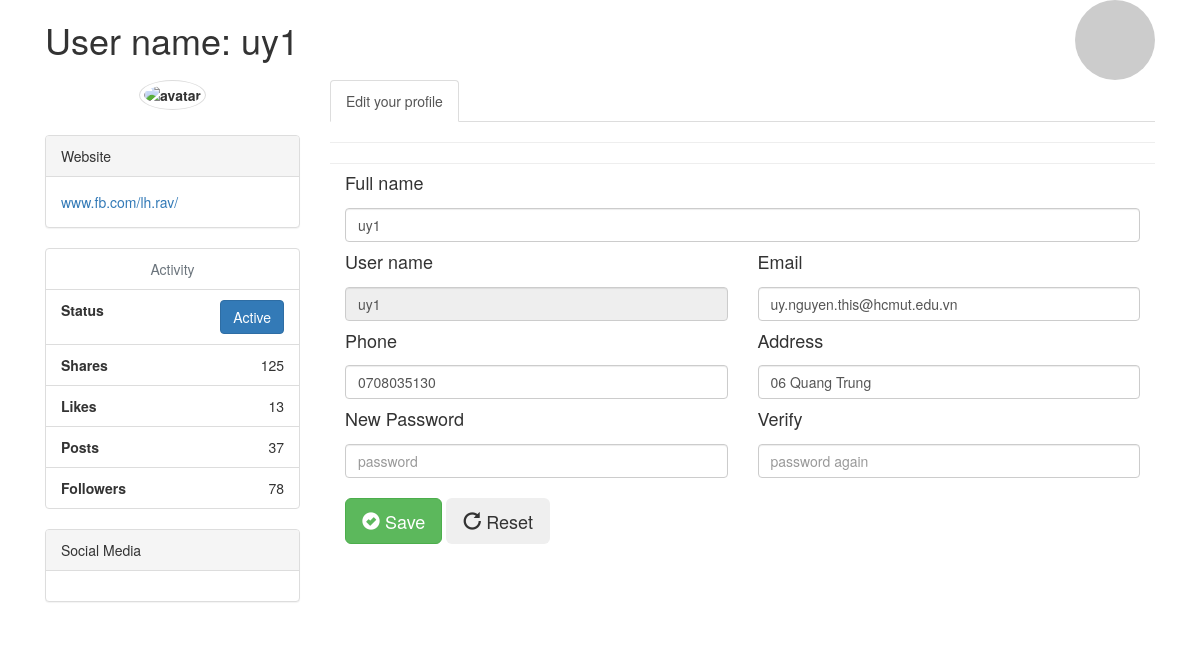
The page /view/profile.php (signed in) on the database its author committed.
### tables this page shows
CREATE TABLE `tbl_guess` (
  `id` int(10) UNSIGNED NOT NULL,
  `full_name` varchar(150) NOT NULL,
  `email` varchar(150) NOT NULL,
  `username` varchar(150) NOT NULL,
  `address` varchar(255) NOT NULL,
  `password` varchar(255) NOT NULL,
  `phone` varchar(20) NOT NULL,
  `status` text DEFAULT NULL
);

### view/profile.php (the view, shortened to what this page needs)
<?php include('../config/constants.php'); ?>
<?php
    $username = $_SESSION['guess'];
    $sql = "SELECT * FROM tbl_guess WHERE username='$username'";
    $res = mysqli_query($conn, $sql);
    $row=mysqli_fetch_assoc($res);
    $full_name = $row['full_name'];
    $phone = $row['phone'];
    $email = $row['email'];
    $address = $row['address'];
    $status = $row['status'];
    $username = $row['username'];
?>
<!DOCTYPE html>
<html>
<head>
    <link href="//maxcdn.bootstrapcdn.com/bootstrap/4.1.1/css/bootstrap.min.css" rel="stylesheet" id="bootstrap-css">
    <link href="//maxcdn.bootstrapcdn.com/bootstrap/4.0.0/css/bootstrap.min.css" rel="stylesheet" id="bootstrap-css">
    <link rel="stylesheet" href="https://maxcdn.bootstrapcdn.com/bootstrap/3.3.7/css/bootstrap.min.css">
</head>
<body>
    <div class="container">
        <div class="row">
            <div class="col-sm-10">
                <h1>User name:
                    <?php
                        echo $_SESSION['guess'];
                    ?>
                </h1>
            </div>
            <div class="col-sm-2"><a href="index.php" class="pull-right"><img title="profile image" class="img-circle img-responsive" src="http://www.gravatar.com/avatar/28fd20ccec6865e2d5f0e1f4446eb7bf?s=100"></a></div>
        </div>
        <div class="row">
            <div class="col-sm-3">
                <div class="text-center">
                    <label for="avatar">
                    <img src="http://ssl.gstatic.com/accounts/ui/avatar_2x.png" class="avatar img-circle img-thumbnail" alt="avatar">
                    </label>
                </div>
                </hr><br>
                <div class="panel panel-default">
                    <div class="panel-heading">Website <i class="fa fa-link fa-1x"></i></div>
                    <div class="panel-body"><a href="https://www.facebook.com/lh.rav/">www.fb.com/lh.rav/</a></div>
                </div>
                <form action="" method="POST" class="text-center">
                <ul class="list-group">
                    <li class="list-group-item text-muted">Activity <i class="fa fa-dashboard fa-1x"></i></li>
                    <li class="list-group-item text-right">
                        <span class="pull-left">
                        <strong>Status</strong></span>
                            <button class="btn btn-primary" id="status" name="submitStt" type="submit">
                                <?php echo $status;
                                ?>
                            </button>
                    </li>
                    <li class="list-group-item text-right"><span class="pull-left"><strong>Shares</strong></span> 125</li>
                    <li class="list-group-item text-right"><span class="pull-left"><strong>Likes</strong></span> 13</li>
                    <li class="list-group-item text-right"><span class="pull-left"><strong>Posts</strong></span> 37</li>
                    <li class="list-group-item text-right"><span class="pull-left"><strong>Followers</strong></span> 78</li>
                </ul>
                </form>
                <div class="panel panel-default">
                    <div class="panel-heading">Social Media</div>
                    <div class="panel-body">
                    </div>
                </div>
            </div>
            <div class="col-sm-9">
                <ul class="nav nav-tabs">
                    <li class="active"><a data-toggle="tab" href="#home">Edit your profile</a></li>
                </ul>
                <div class="tab-content">
                    <div class="tab-pane active" id="home">
                        <hr>
                        <form class="form" action="##" method="post" id="registrationForm">
                            <div class="form-group">
                                <div class="col-xs-12">
                                    <label for="full_name">
                                        <h4>Full name</h4>
                                    </label>
                                    <input type="text" class="form-control" name="full_name" id="full_name" placeholder="full name" title="enter your full name." value="<?php
                                        echo $full_name;
                                    ?>">
                                </div>
                            </div>
                            <div class="form-group">
                                <div class="col-xs-6">
                                    <label for="username">
                                        <h4>User name</h4>
                                    </label>
                                    <input readonly="readonly" type="text" class="form-control" name="username" id="username" placeholder="User name" title="enter username." value="<?php
                                        echo $username;
                                    ?>">
                                </div>
                            </div>
                            <div class="form-group">
                                <div class="col-xs-6">
                                    <label for="email">
                                        <h4>Email</h4>
                                    </label>
                                    <input type="email" class="form-control" name="email" id="email" placeholder="you@email.com" title="enter your email." value="<?php
                                        echo $email;
                                    ?>">
                                </div>
                            </div>
                            <div class="form-group">
                                <div class="col-xs-6">
                                    <label for="phone">
                                        <h4>Phone</h4>
                                    </label>
                                    <input type="number" class="form-control" name="phone" id="phone" placeholder="enter phone" title="enter your phone number." value="<?php
                                        echo $phone;
                                    ?>">
                                </div>
                            </div>
                            <div class="form-group">
                                <div class="col-xs-6">
                                    <label for="Address">
                                        <h4>Address</h4>
                                    </label>
                                    <input name="address" class="form-control" id="Address" placeholder="somewhere" title="enter a location" value="<?php
                                        echo $address;
                                    ?>">
                                </div>
                            </div>
                            <div class="form-group">
                                <div class="col-xs-6">
                                    <label for="password">
                                        <h4>New Password</h4>
                                    </label>
                                    <input type="password" class="form-control" name="password" id="password" placeholder="password" title="enter your password.">
                                </div>
                            </div>
                            <div class="form-group">
                                <div class="col-xs-6">
                                    <label for="password2">
                                        <h4>Verify</h4>
                                    </label>
                                    <input type="password" class="form-control" name="password_re" id="password_re" placeholder="password again" title="enter your password2.">
                                </div>
                            </div>
                            <div class="form-group">
                                <div class="col-xs-12">
                                    <br>
                                    <button class="btn btn-lg btn-success" type="submit" name="submit"><i class="glyphicon glyphicon-ok-sign"></i> Save</button>
                                    <button class="btn btn-lg" type="reset"><i class="glyphicon glyphicon-repeat"></i> Reset</button>
                                </div>
                            </div>
                        </form>
                        <hr>
                    </div>
                </div>
            </div>
        </div>
    </div>
</body>
</html>

### rows shown on the page
tbl_guess: status "Active", full_name "uy1", username "uy1", email "uy.nguyen.this@hcmut.edu.vn", phone "0708035130", address "06 Quang Trung"

### other values the page prints
$_SESSION['guess'] "uy1"
